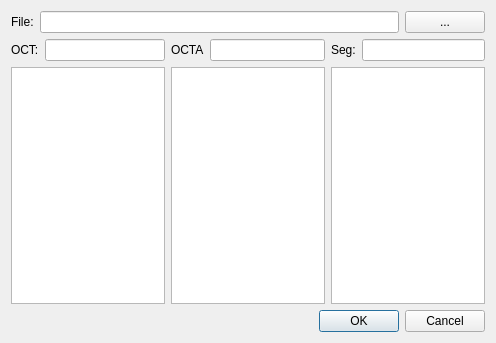
<?xml version="1.0" encoding="UTF-8"?>
<ui version="4.0">
 <class>LoadGroupDataDlg</class>
 <widget class="QDialog" name="LoadGroupDataDlg">
  <property name="geometry">
   <rect>
    <x>0</x>
    <y>0</y>
    <width>496</width>
    <height>343</height>
   </rect>
  </property>
  <property name="windowTitle">
   <string>Dialog</string>
  </property>
  <property name="modal">
   <bool>true</bool>
  </property>
  <layout class="QVBoxLayout" name="verticalLayout_4">
   <item>
    <layout class="QHBoxLayout" name="horizontalLayout">
     <item>
      <widget class="QLabel" name="label">
       <property name="text">
        <string>File:</string>
       </property>
      </widget>
     </item>
     <item>
      <widget class="QLineEdit" name="lineEdit_filename"/>
     </item>
     <item>
      <widget class="QPushButton" name="pushButton_browser">
       <property name="text">
        <string>...</string>
       </property>
      </widget>
     </item>
    </layout>
   </item>
   <item>
    <layout class="QHBoxLayout" name="horizontalLayout_5">
     <item>
      <layout class="QVBoxLayout" name="verticalLayout">
       <item>
        <layout class="QHBoxLayout" name="horizontalLayout_2">
         <item>
          <widget class="QLabel" name="label_2">
           <property name="text">
            <string>OCT:</string>
           </property>
          </widget>
         </item>
         <item>
          <widget class="QLineEdit" name="lineEdit_oct_field">
           <property name="readOnly">
            <bool>true</bool>
           </property>
          </widget>
         </item>
        </layout>
       </item>
       <item>
        <widget class="QListView" name="listView_source_oct"/>
       </item>
      </layout>
     </item>
     <item>
      <layout class="QVBoxLayout" name="verticalLayout_2">
       <item>
        <layout class="QHBoxLayout" name="horizontalLayout_3">
         <item>
          <widget class="QLabel" name="label_3">
           <property name="text">
            <string>OCTA</string>
           </property>
          </widget>
         </item>
         <item>
          <widget class="QLineEdit" name="lineEdit_octa_field">
           <property name="readOnly">
            <bool>true</bool>
           </property>
          </widget>
         </item>
        </layout>
       </item>
       <item>
        <widget class="QListView" name="listView_source_octa"/>
       </item>
      </layout>
     </item>
     <item>
      <layout class="QVBoxLayout" name="verticalLayout_3">
       <item>
        <layout class="QHBoxLayout" name="horizontalLayout_4">
         <item>
          <widget class="QLabel" name="label_4">
           <property name="text">
            <string>Seg:</string>
           </property>
          </widget>
         </item>
         <item>
          <widget class="QLineEdit" name="lineEdit_seg_field">
           <property name="readOnly">
            <bool>true</bool>
           </property>
          </widget>
         </item>
        </layout>
       </item>
       <item>
        <widget class="QListView" name="listView_source_seg"/>
       </item>
      </layout>
     </item>
    </layout>
   </item>
   <item>
    <widget class="QDialogButtonBox" name="buttonBox">
     <property name="orientation">
      <enum>Qt::Orientation::Horizontal</enum>
     </property>
     <property name="standardButtons">
      <set>QDialogButtonBox::StandardButton::Cancel|QDialogButtonBox::StandardButton::Ok</set>
     </property>
    </widget>
   </item>
  </layout>
 </widget>
 <resources/>
 <connections>
  <connection>
   <sender>buttonBox</sender>
   <signal>accepted()</signal>
   <receiver>LoadGroupDataDlg</receiver>
   <slot>accept()</slot>
   <hints>
    <hint type="sourcelabel">
     <x>248</x>
     <y>254</y>
    </hint>
    <hint type="destinationlabel">
     <x>157</x>
     <y>274</y>
    </hint>
   </hints>
  </connection>
  <connection>
   <sender>buttonBox</sender>
   <signal>rejected()</signal>
   <receiver>LoadGroupDataDlg</receiver>
   <slot>reject()</slot>
   <hints>
    <hint type="sourcelabel">
     <x>316</x>
     <y>260</y>
    </hint>
    <hint type="destinationlabel">
     <x>286</x>
     <y>274</y>
    </hint>
   </hints>
  </connection>
 </connections>
</ui>
